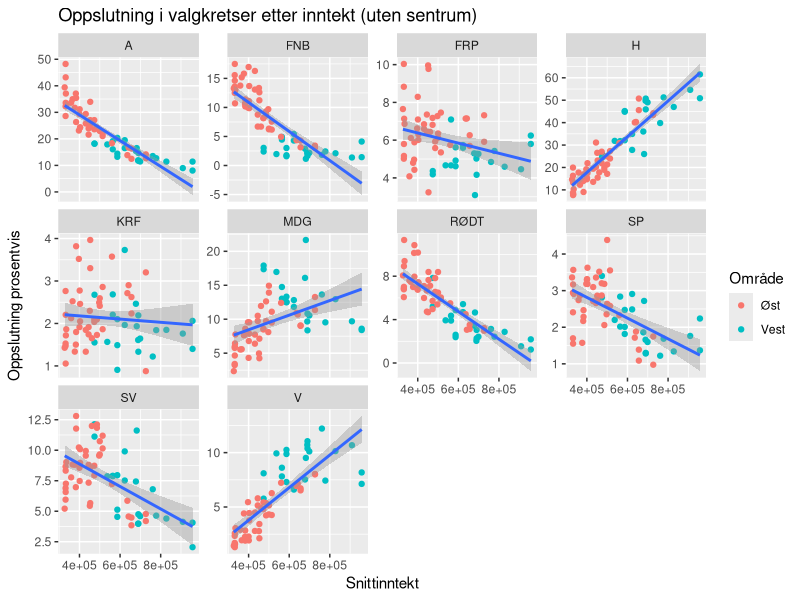
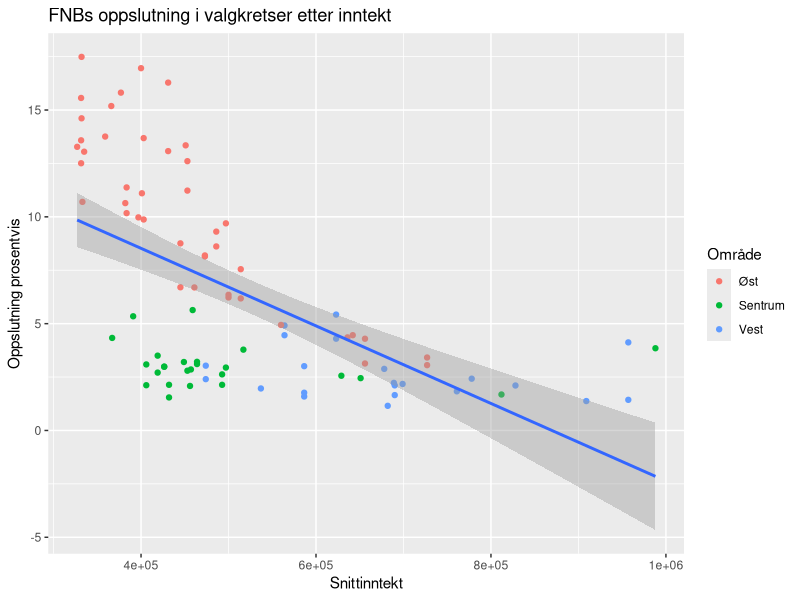

The R source for these figures, in order: (Note: this script raises an error after producing the figures.)
library(tidyverse)
library(readxl)
library(ggpubr)
library(gridExtra)

# Importerer data

valgkretser <- read_delim("valgkretser.csv", 
                          ";", escape_double = FALSE, col_types = cols(`Oppslutning prosentvis` = col_number()), 
                          locale = locale(decimal_mark = ","), 
                          trim_ws = TRUE)

valgkretser2015 <- read_delim("valgkretser2015.csv", 
                              ";", escape_double = FALSE, col_types = cols(`Oppslutning prosentvis` = col_number()), 
                              locale = locale(decimal_mark = ","), 
                              trim_ws = TRUE)%>%
                          filter(Kommunenavn == "Oslo")%>%
                          select(Stemmekretsnavn, Partikode, `Oppslutning prosentvis`)%>%
                          rename("oppslutning15" = `Oppslutning prosentvis`)
  
valgkrets_til_delbydel <- read_excel("valgkrets_til_delbydel.xlsx")
inntekt_oslo <- read_excel("inntekt.xls")


# Koden som genererer figuren som sammenlikner partiene

oslo <- valgkretser%>%
  filter(Kommunenavn == "Oslo")%>%
  filter(Partikode %in% c("A", "FNB", "FRP", "H", "KRF", "MDG", "RØDT", "SP", "SV", "V"))%>%
  mutate(Side = ifelse(Partikode %in% c("A", "MDG", "RØDT", "SP", "SV"), "Venstresida", "Høyresida"))%>%
  left_join(valgkrets_til_delbydel)%>%
  left_join(inntekt_oslo)%>%
  filter(!is.na(Område))%>%
  mutate(konfliktlinje = ifelse(Område == "Sentrum", NA, "Øst-Vest"))%>%
  filter(Område != "Sentrum")

ggplot(oslo, aes(x = Snittinntekt, y = `Oppslutning prosentvis`))+
  geom_point(aes(colour = Område))+
  facet_wrap(~ Partikode, scales = "free_y")+
  geom_smooth(method='lm')+
  ggtitle("Oppslutning i valgkretser etter inntekt (uten sentrum)")


# Her kan man generere oversikter over enkeltpartier

parti <- valgkretser%>%
  filter(Kommunenavn == "Oslo")%>%
  filter(Partikode %in% c("A", "FNB", "FRP", "H", "KRF", "MDG", "RØDT", "SP", "SV", "V"))%>%
  mutate(Side = ifelse(Partikode %in% c("A", "MDG", "RØDT", "SP", "SV"), "Venstresida", "Høyresida"))%>%
  left_join(valgkrets_til_delbydel)%>%
  left_join(inntekt_oslo)%>%
  filter(!is.na(Område))%>%
  filter(Partikode == "FNB")
# filter(Område == "Sentrum")%>%


ggplot(parti, aes(x = Snittinntekt, y = `Oppslutning prosentvis`))+
  geom_point(aes(colour = Område))+
  geom_smooth(method='lm')+
  ggtitle("FNBs oppslutning i valgkretser etter inntekt")



# Denne koden er brukt til å sammenlikne venstresida og høyresida i 2015 og 2019


sidene <- valgkretser%>%
  filter(Kommunenavn == "Oslo")%>%
  filter(Partikode %in% c("A", "FNB", "FRP", "H", "KRF", "MDG", "RØDT", "SP", "SV", "V"))%>%
  mutate(Side = ifelse(Partikode %in% c("A", "MDG", "RØDT", "SP", "SV"), "Venstresida", "Høyresida"))%>%
  left_join(valgkrets_til_delbydel)%>%
  left_join(valgkretser2015)%>%
  rename("oppslutning19" = `Oppslutning prosentvis`)%>%
  mutate(Side = fct_relevel(Side, "Venstresida", "Høyresida"))%>%
  group_by(Side, Stemmekretsnavn)%>%
  summarise("Oppslutning 2015" = sum(oppslutning15, na.rm = TRUE), "Oppslutning 2019" = sum(oppslutning19))%>%
  left_join(valgkrets_til_delbydel)%>%
  left_join(inntekt_oslo)%>%
  mutate(`Oppslutning 2015` = ifelse(`Oppslutning 2015` == 0, NA, `Oppslutning 2015`))%>%
  gather(`Oppslutning 2015`, `Oppslutning 2019`)


ggplot(sidene, aes(x = Snittinntekt, y = `Oppslutning 2019`))+
  geom_point(aes(colour = Område))+
  facet_wrap(~ Side)+
  geom_smooth(method='lm')+
  ggtitle("Oppslutning i valgkretser etter inntekt 2019")


